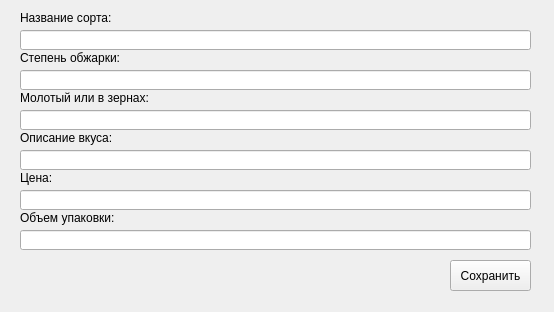
<?xml version="1.0" encoding="UTF-8"?>
<ui version="4.0">
 <class>tasteDescriptionLineEdit</class>
 <widget class="QWidget" name="tasteDescriptionLineEdit">
  <property name="geometry">
   <rect>
    <x>0</x>
    <y>0</y>
    <width>554</width>
    <height>312</height>
   </rect>
  </property>
  <property name="windowTitle">
   <string>Form</string>
  </property>
  <widget class="QPushButton" name="saveButton">
   <property name="geometry">
    <rect>
     <x>450</x>
     <y>260</y>
     <width>81</width>
     <height>31</height>
    </rect>
   </property>
   <property name="text">
    <string>Сохранить</string>
   </property>
  </widget>
  <widget class="QLineEdit" name="nameLineEdit">
   <property name="geometry">
    <rect>
     <x>20</x>
     <y>30</y>
     <width>511</width>
     <height>20</height>
    </rect>
   </property>
  </widget>
  <widget class="QLineEdit" name="roastLineEdit">
   <property name="geometry">
    <rect>
     <x>20</x>
     <y>70</y>
     <width>511</width>
     <height>20</height>
    </rect>
   </property>
  </widget>
  <widget class="QLineEdit" name="typeLineEdit">
   <property name="geometry">
    <rect>
     <x>20</x>
     <y>110</y>
     <width>511</width>
     <height>20</height>
    </rect>
   </property>
  </widget>
  <widget class="QLineEdit" name="descriptionLineEdit">
   <property name="geometry">
    <rect>
     <x>20</x>
     <y>150</y>
     <width>511</width>
     <height>20</height>
    </rect>
   </property>
  </widget>
  <widget class="QLineEdit" name="priceLineEdit">
   <property name="geometry">
    <rect>
     <x>20</x>
     <y>190</y>
     <width>511</width>
     <height>20</height>
    </rect>
   </property>
  </widget>
  <widget class="QLineEdit" name="volumeLineEdit">
   <property name="geometry">
    <rect>
     <x>20</x>
     <y>230</y>
     <width>511</width>
     <height>20</height>
    </rect>
   </property>
  </widget>
  <widget class="QLabel" name="label">
   <property name="geometry">
    <rect>
     <x>20</x>
     <y>10</y>
     <width>111</width>
     <height>16</height>
    </rect>
   </property>
   <property name="text">
    <string>Название сорта:</string>
   </property>
  </widget>
  <widget class="QLabel" name="label_2">
   <property name="geometry">
    <rect>
     <x>20</x>
     <y>50</y>
     <width>111</width>
     <height>16</height>
    </rect>
   </property>
   <property name="text">
    <string>Степень обжарки:</string>
   </property>
  </widget>
  <widget class="QLabel" name="label_3">
   <property name="geometry">
    <rect>
     <x>20</x>
     <y>90</y>
     <width>131</width>
     <height>16</height>
    </rect>
   </property>
   <property name="text">
    <string>Молотый или в зернах:</string>
   </property>
  </widget>
  <widget class="QLabel" name="label_4">
   <property name="geometry">
    <rect>
     <x>20</x>
     <y>130</y>
     <width>131</width>
     <height>16</height>
    </rect>
   </property>
   <property name="text">
    <string>Описание вкуса:</string>
   </property>
  </widget>
  <widget class="QLabel" name="label_5">
   <property name="geometry">
    <rect>
     <x>20</x>
     <y>170</y>
     <width>131</width>
     <height>16</height>
    </rect>
   </property>
   <property name="text">
    <string>Цена:</string>
   </property>
  </widget>
  <widget class="QLabel" name="label_6">
   <property name="geometry">
    <rect>
     <x>20</x>
     <y>210</y>
     <width>131</width>
     <height>16</height>
    </rect>
   </property>
   <property name="text">
    <string>Объем упаковки:</string>
   </property>
  </widget>
 </widget>
 <resources/>
 <connections/>
</ui>
